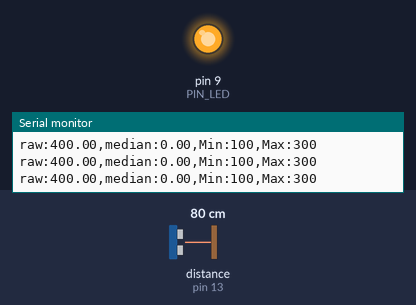
Recording of a sketch running on a simulated Arduino Uno, built with avr-gcc and run on an emulated ATmega328P. Parts: output pins drawn as LEDs (lit = HIGH), the last lines printed to the serial monitor. Wiring (inferred from the names in the program): ultrasonic range finder: trigger pin 12; echo pin 13. Inputs (shaded band) come from the test bench; at power-on: distance to the obstacle (sensor on pin 13) 80 cm. The echo pulse lasts 58.3 µs per cm; pins used as bus, display or sensor lines are not drawn.

Above: at 1.2 s.
1.3 s: distance to the obstacle (sensor on pin 13) set to 32 cm
2.8 s: distance to the obstacle (sensor on pin 13) set to 28 cm
At 4.2 s:
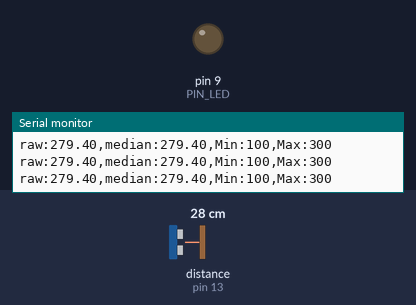
Timing chart, 0 to 5.8 s (numbered marks = the images above; inputs shaded):
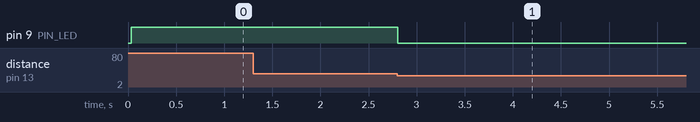

The sketch:

________.ino
```cpp
#define PIN_LED  9
#define PIN_TRIG 12
#define PIN_ECHO 13

#define SND_VEL 346.0
#define INTERVAL 25
#define PULSE_DURATION 10
#define _DIST_MIN 100
#define _DIST_MAX 300
#define TIMEOUT ((INTERVAL / 2) * 1000.0)
#define SCALE (0.001 * 0.5 * SND_VEL)

#define MEDIAN_WINDOW 30

float dist_samples[MEDIAN_WINDOW];
int sample_index = 0;
bool samples_filled = false;

unsigned long last_sampling_time = 0;  // 선언 및 초기화 추가

void setup() {
  pinMode(PIN_LED, OUTPUT);
  pinMode(PIN_TRIG, OUTPUT);
  pinMode(PIN_ECHO, INPUT);
  digitalWrite(PIN_TRIG, LOW);
  Serial.begin(57600);
}

void loop() {
  float dist_raw, dist_median;

  if (millis() < last_sampling_time + INTERVAL)
    return;

  dist_raw = USS_measure(PIN_TRIG, PIN_ECHO);

  if ((dist_raw != 0.0) && (dist_raw >= _DIST_MIN) && (dist_raw <= _DIST_MAX)) {
    dist_samples[sample_index] = dist_raw;
    sample_index = (sample_index + 1) % MEDIAN_WINDOW;
    if (sample_index == 0) samples_filled = true;
  }

  int valid_N = samples_filled ? MEDIAN_WINDOW : sample_index;
  float median_arr[MEDIAN_WINDOW];
  for (int i = 0; i < valid_N; i++) {
    median_arr[i] = dist_samples[i];
  }

  for (int i = 0; i < valid_N - 1; i++) {
    for (int j = 0; j < valid_N - i - 1; j++) {
      if (median_arr[j] > median_arr[j + 1]) {
        float temp = median_arr[j];
        median_arr[j] = median_arr[j + 1];
        median_arr[j + 1] = temp;
      }
    }
  }

  if (valid_N == 0) dist_median = 0.0;
  else if (valid_N % 2 == 1) dist_median = median_arr[valid_N / 2];
  else dist_median = (median_arr[valid_N / 2 - 1] + median_arr[valid_N / 2]) / 2.0;

  Serial.print("raw:"); Serial.print(min(dist_raw, _DIST_MAX + 100));
  Serial.print(",median:"); Serial.print(min(dist_median, _DIST_MAX + 100));
  Serial.print(",Min:"); Serial.print(_DIST_MIN);
  Serial.print(",Max:"); Serial.print(_DIST_MAX);
  Serial.println();

  if ((dist_median < _DIST_MIN) || (dist_median > _DIST_MAX))
    digitalWrite(PIN_LED, 1);
  else
    digitalWrite(PIN_LED, 0);

  last_sampling_time += INTERVAL;
}

float USS_measure(int TRIG, int ECHO) {
  digitalWrite(TRIG, HIGH);
  delayMicroseconds(PULSE_DURATION);
  digitalWrite(TRIG, LOW);
  return pulseIn(ECHO, HIGH, TIMEOUT) * SCALE;
}
```

Measured:
- the behaviour switches between 31 and 30 cm on distance to the obstacle (sensor on pin 13) (found by bisection; images 0 and 1)
- after the input at 2.8 s, pin 9 (PIN_LED): HIGH → LOW at once
